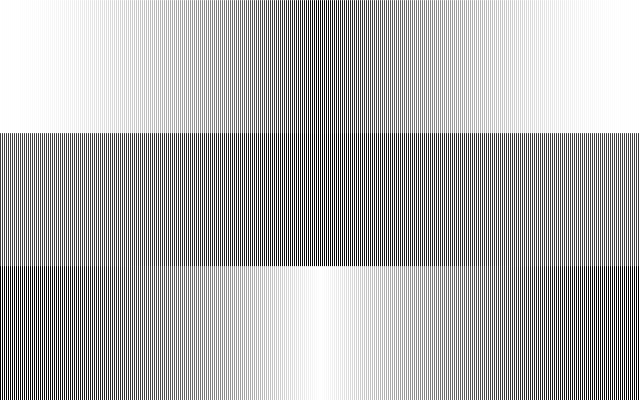
Frame 1 (no input)
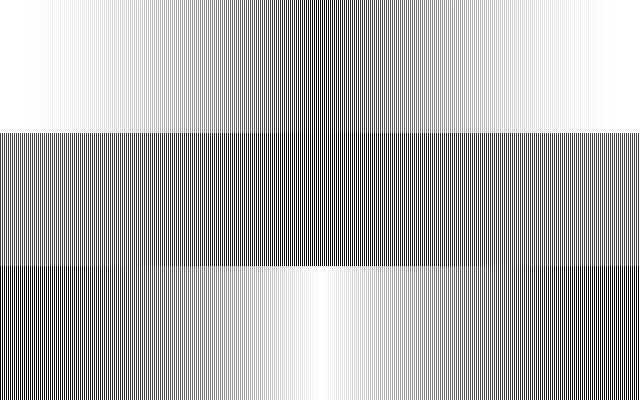
Frame 2 (the mouse pressed at the canvas centre, redrawn once)

The Processing sketch that drew these frames (run headless with seeded random() and noise(); the mouse was pressed at the canvas centre and the sketch redrawn once):

// Processing sketch: Array
// ── Array.pde
/**
 * Array. 
 * 
 * An array is a list of data. Each piece of data in an array 
 * is identified by an index number representing its position in 
 * the array. Arrays are zero based, which means that the first 
 * element in the array is [0], the second element is [1], and so on. 
 * In this example, an array named "coswav" is created and
 * filled with the cosine values. This data is displayed three 
 * separate ways on the screen.  
 */

// declare an float array named cosway
float[] coswave; 

void setup() {
  // set window size
  size(640, 400);
  
  // new array object
  coswave = new float[width];
  for (int i = 0; i < width; i++) {
    // map(value, start1, stop1, start2, stop2);
    float amount = map(i, 0, width, 0, PI);
    coswave[i] = abs(cos(amount));
  }
  background(255);
  noLoop();
}

void draw() {

  int y1 = 0;
  int y2 = height/3;
  for (int i = 0; i < width; i+=2) {
    stroke(coswave[i]*255);
    line(i, y1, i, y2);
  }

  y1 = y2;
  y2 = y1 + y1;
  for (int i = 0; i < width; i+=2) {
    stroke(coswave[i]*255 / 4);
    line(i, y1, i, y2);
  }
  
  y1 = y2;
  y2 = height;
  for (int i = 0; i < width; i+=2) {
    stroke(255 - coswave[i]*255);
    line(i, y1, i, y2);
  }
  
}
